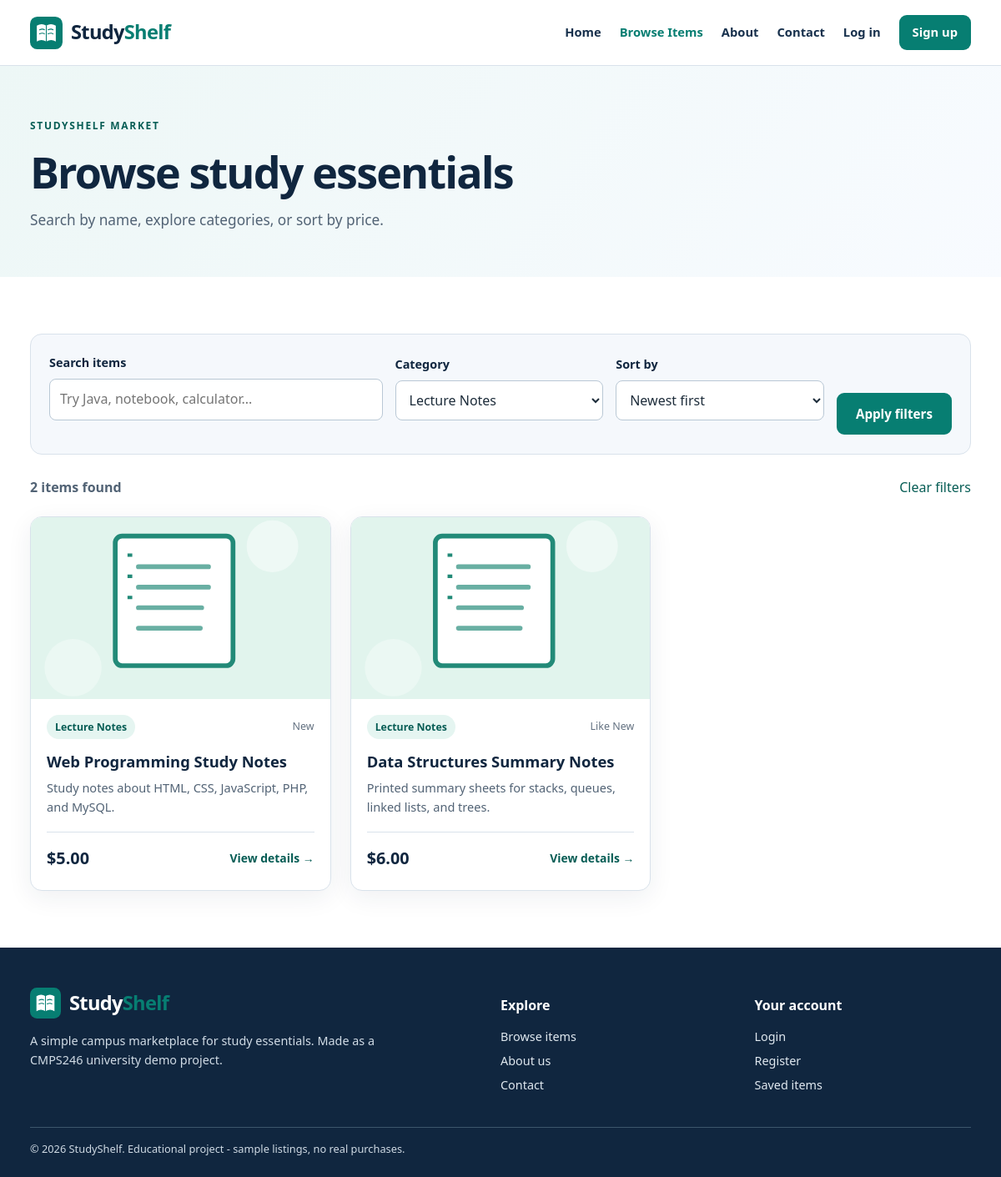
Screenshot of /catalog.php?category=2 with the database file from the repository.
### tables this page shows
CREATE TABLE items (
    id INT AUTO_INCREMENT PRIMARY KEY,
    category_id INT NOT NULL,
    created_by INT NOT NULL,
    title VARCHAR(140) NOT NULL,
    description TEXT NOT NULL,
    price DECIMAL(9,2) NOT NULL,
    item_condition ENUM('New', 'Like New', 'Good', 'Fair') NOT NULL DEFAULT 'Good',
    image_file VARCHAR(80) NOT NULL DEFAULT 'book-blue.svg',
    is_available TINYINT(1) NOT NULL DEFAULT 1,
    created_at TIMESTAMP DEFAULT CURRENT_TIMESTAMP,
    CONSTRAINT fk_items_category FOREIGN KEY (category_id) REFERENCES categories(id)
        ON UPDATE CASCADE ON DELETE RESTRICT,
    CONSTRAINT fk_items_user FOREIGN KEY (created_by) REFERENCES users(id)
        ON UPDATE CASCADE ON DELETE RESTRICT,
    CONSTRAINT check_items_price CHECK (price >= 0),
    INDEX idx_items_category (category_id),
    INDEX idx_items_available (is_available),
    INDEX idx_items_title (title)
);

CREATE TABLE categories (
    id INT AUTO_INCREMENT PRIMARY KEY,
    name VARCHAR(80) NOT NULL UNIQUE,
    description VARCHAR(255) NOT NULL DEFAULT '',
    created_at TIMESTAMP DEFAULT CURRENT_TIMESTAMP
);

### includes/functions.php (called while the page is built, shortened)
<?php
function e(?string $text): string
{
    return htmlspecialchars($text ?? '', ENT_QUOTES | ENT_SUBSTITUTE, 'UTF-8');
}
function url(string $path = ''): string
{
    return BASE_URL . ltrim($path, '/');
}
function get_categories(): array
{
    return db()->query('SELECT c.*, (SELECT COUNT(*) FROM items i WHERE i.category_id = c.id) AS item_count
                         FROM categories c ORDER BY c.name')->fetchAll();
}
function money($amount): string
{
    return '$' . number_format((float) $amount, 2);
}
function available_images(): array
{
    return [
        'book-blue.svg' => 'Blue book',
        'book-purple.svg' => 'Purple book',
        'book-orange.svg' => 'Orange book',
        'notes.svg' => 'Study notes',
        'stationery.svg' => 'Stationery',
        'calculator.svg' => 'Calculator',
        'electronics.svg' => 'Electronics',
        'accessories.svg' => 'Accessories'
    ];
}
function image_path(string $file): string
{
    return url('assets/images/' . $file);
}
function safe_id($value): int
{
    $id = filter_var($value, FILTER_VALIDATE_INT, ['options' => ['min_range' => 1]]);
    return $id === false ? 0 : (int) $id;
}

### config/database.php (called while the page is built, shortened)
<?php
function db(): PDO
{
    static $connection = null;
    if ($connection !== null) {
        return $connection;
    }
    try {
        $dsn = 'mysql:host=' . DB_HOST . ';port=' . DB_PORT . ';dbname=' . DB_NAME . ';charset=utf8mb4';
        $connection = new PDO($dsn, DB_USER, DB_PASS, [
            PDO::ATTR_ERRMODE => PDO::ERRMODE_EXCEPTION,
            PDO::ATTR_DEFAULT_FETCH_MODE => PDO::FETCH_ASSOC,
            PDO::ATTR_EMULATE_PREPARES => false
        ]);
        return $connection;
    } catch (PDOException $exception) {
        http_response_code(500);
        exit('Database connection failed. Please import database/studyshelf.sql and check config/database.php.');
    }
}

### catalog.php (the view, shortened to what this page needs)
<?php
$categories = get_categories();
$search = trim((string)($_GET['q'] ?? ''));
$category_id = safe_id($_GET['category'] ?? 0);
$sort = (string)($_GET['sort'] ?? 'newest');
$sort_options = ['newest' => 'Newest first', 'price_low' => 'Price: low to high', 'price_high' => 'Price: high to low'];
$where = ['i.is_available = 1'];
$params = [];
if ($category_id > 0) {
    $where[] = 'i.category_id = :category_id';
    $params['category_id'] = $category_id;
}
$order_sql = match ($sort) {
    'price_low' => 'i.price ASC, i.id DESC',
    'price_high' => 'i.price DESC, i.id DESC',
    default => 'i.created_at DESC, i.id DESC'
};
$sql = 'SELECT i.*, c.name AS category_name FROM items i JOIN categories c ON c.id = i.category_id WHERE '
    . implode(' AND ', $where) . ' ORDER BY ' . $order_sql;
$statement = db()->prepare($sql);
$statement->execute($params);
$items = $statement->fetchAll();
require __DIR__ . '/includes/header.php';
?>
<section class="page-intro"><div class="container"><span class="eyebrow">STUDYSHELF MARKET</span><h1>Browse study essentials</h1><p>Search by name, explore categories, or sort by price.</p></div></section>
<section class="section"><div class="container">
    <form class="filter-panel" method="get" action="<?= e(url('catalog.php')) ?>" role="search">
        <div class="form-group filter-search"><label for="q">Search items</label><input type="search" id="q" name="q" value="<?= e($search) ?>" maxlength="100" placeholder="Try Java, notebook, calculator..."></div>
        <div class="form-group"><label for="category">Category</label><select id="category" name="category"><option value="">All categories</option><?php foreach ($categories as $c): ?><option value="<?= (int)$c['id'] ?>" <?= $category_id === (int)$c['id'] ? 'selected' : '' ?>><?= e($c['name']) ?></option><?php endforeach; ?></select></div>
        <div class="form-group"><label for="sort">Sort by</label><select id="sort" name="sort"><?php foreach ($sort_options as $key => $label): ?><option value="<?= e($key) ?>" <?= $sort === $key ? 'selected' : '' ?>><?= e($label) ?></option><?php endforeach; ?></select></div>
        <button class="btn btn-primary filter-button" type="submit">Apply filters</button>
    </form>
    <div class="results-line"><strong><?= count($items) ?> item<?= count($items) === 1 ? '' : 's' ?> found</strong><?php if ($search !== '' || $category_id): ?><a href="<?= e(url('catalog.php')) ?>">Clear filters</a><?php endif; ?></div>
    <?php if ($items): ?><div class="items-grid"><?php foreach ($items as $item): ?><?php require __DIR__ . '/includes/item_card.php'; ?><?php endforeach; ?></div>
    <?php else: ?><div class="empty-state"><h2>No matching items</h2><p>Try a shorter search or a different category.</p><a class="btn btn-outline" href="<?= e(url('catalog.php')) ?>">See all items</a></div><?php endif; ?>
</div></section>
<?php require __DIR__ . '/includes/footer.php'; ?>

### includes/item_card.php (shortened to what this page needs)
<article class="item-card">
    <a href="<?= e(url('item.php?id=' . (int) $item['id'])) ?>" class="item-image-link">
        <img src="<?= e(image_path($item['image_file'])) ?>" alt="Illustration for <?= e($item['title']) ?>" loading="lazy" width="340" height="230">
    </a>
    <div class="item-card-body">
        <div class="card-meta"><span class="pill"><?= e($item['category_name']) ?></span><span><?= e($item['item_condition']) ?></span></div>
        <h3><a href="<?= e(url('item.php?id=' . (int) $item['id'])) ?>"><?= e($item['title']) ?></a></h3>
        <p><?= e((strlen($item['description']) > 90 ? substr($item['description'], 0, 87) . '...' : $item['description'])) ?></p>
        <div class="card-bottom"><strong class="price"><?= money($item['price']) ?></strong><a class="text-link" href="<?= e(url('item.php?id=' . (int) $item['id'])) ?>">View details &rarr;</a></div>
    </div>
</article>

### assets/css/style.css (style rules this page uses)
:root { --navy: #18314d; --navy-dark: #10263f; --teal: #077e72; --teal-dark: #075d55; --mint: #e5f5f1; --cream: #fffaf0; --page: #ffffff; --pale: #f5f8fc; --text: #1e2d3b; --muted: #526375; --border: #d9e2eb; --danger: #ab3030; --radius: 14px; --shadow: 0 8px 30px rgba(23, 47, 72, .07); }
*, *::before, *::after { box-sizing: border-box; }
html { scroll-behavior: smooth; }
body { margin: 0; color: var(--text); background: var(--page); font: 16px/1.6 "Segoe UI", Tahoma, Arial, sans-serif; }
img { max-width: 100%; height: auto; display: block; }
a { color: var(--teal-dark); text-decoration: none; }
button, input, select, textarea { font: inherit; }
button { cursor: pointer; }
.container { width: 94%; max-width: 1140px; margin: 0 auto; }
h1, h2, h3, p { margin-top: 0; }
h1, h2, h3 { color: var(--navy-dark); line-height: 1.22; }
h1 { font-size: 3.25rem; letter-spacing: -.035em; }
h3 { font-size: 1.14rem; }
p { color: var(--muted); }
.eyebrow { color: var(--teal-dark); display: inline-block; font-size: .75rem; font-weight: 800; letter-spacing: .14em; margin-bottom: 14px; }
.section { padding: 68px 0; }
.page-intro { background: linear-gradient(125deg, #edf7f6, #f8fbff); padding: 58px 0 55px; }
.page-intro h1 { margin-bottom: 12px; }
.page-intro p { max-width: 700px; margin-bottom: 0; font-size: 1.08rem; }
.btn { display: inline-flex; align-items: center; justify-content: center; gap: 8px; border: 2px solid transparent; border-radius: 9px; padding: 11px 21px; min-height: 45px; font-size: .95rem; font-weight: 750; text-align: center; text-decoration: none; transition: background .15s, transform .15s; }
.btn-primary { background: var(--teal); color: white; border-color: var(--teal); }
.text-link { font-weight: 750; color: var(--teal-dark); }
.items-grid { display: grid; grid-template-columns: repeat(3, minmax(0, 1fr)); gap: 23px; }
.item-card { overflow: hidden; border-radius: 14px; border: 1px solid var(--border); background: #fff; box-shadow: var(--shadow); display: flex; flex-direction: column; }
.item-image-link { display: block; background: var(--pale); }
.item-image-link img { width: 100%; height: 218px; object-fit: cover; transition: transform .18s; }
.item-card-body { padding: 19px 19px 22px; display: flex; flex-direction: column; flex: 1; }
.card-meta { display: flex; align-items: center; justify-content: space-between; gap: 10px; color: #637181; font-size: .78rem; }
.pill { font-size: .77rem; font-weight: 750; border-radius: 999px; background: var(--mint); color: var(--teal-dark); padding: 5px 10px; }
.item-card h3 { font-size: 1.15rem; margin: 16px 0 8px; }
.item-card h3 a { color: var(--navy-dark); }
.item-card-body > p { font-size: .91rem; margin-bottom: 18px; }
.card-bottom { margin-top: auto; display: flex; align-items: center; justify-content: space-between; gap: 10px; border-top: 1px solid var(--border); padding-top: 15px; }
.card-bottom .price { color: var(--navy-dark); font-size: 1.24rem; }
.card-bottom .text-link { font-size: .87rem; }
.filter-panel { display: grid; grid-template-columns: 1.6fr 1fr 1fr auto; align-items: end; gap: 15px; padding: 22px; background: var(--pale); border: 1px solid var(--border); border-radius: 14px; }
.filter-button { margin-bottom: 1px; }
.results-line { margin: 27px 0 21px; display: flex; justify-content: space-between; gap: 18px; color: var(--muted); }
.form-group { margin-bottom: 18px; min-width: 0; }
.form-group label { display: block; font-weight: 750; color: var(--navy-dark); font-size: .9rem; margin-bottom: 8px; }
.form-group input, .form-group textarea, .form-group select { width: 100%; border: 1px solid #b9c8d5; background: white; border-radius: 8px; color: var(--text); padding: 11px 12px; outline-offset: 2px; }

### rows the page displays
items: image_file (picture), category.name "Lecture Notes", item_condition "New", title "Web Programming Study Notes", description "Study notes about HTML, CSS, JavaScript, PHP, and MySQL.", price "$5.00"
items: image_file (picture), category.name "Lecture Notes", item_condition "Like New", title "Data Structures Summary Notes", description "Printed summary sheets for stacks, queues, linked lists, and trees.", price "$6.00"

### other values shown
count($items) "2"
form field category "Lecture Notes"
form field sort "Newest first"
